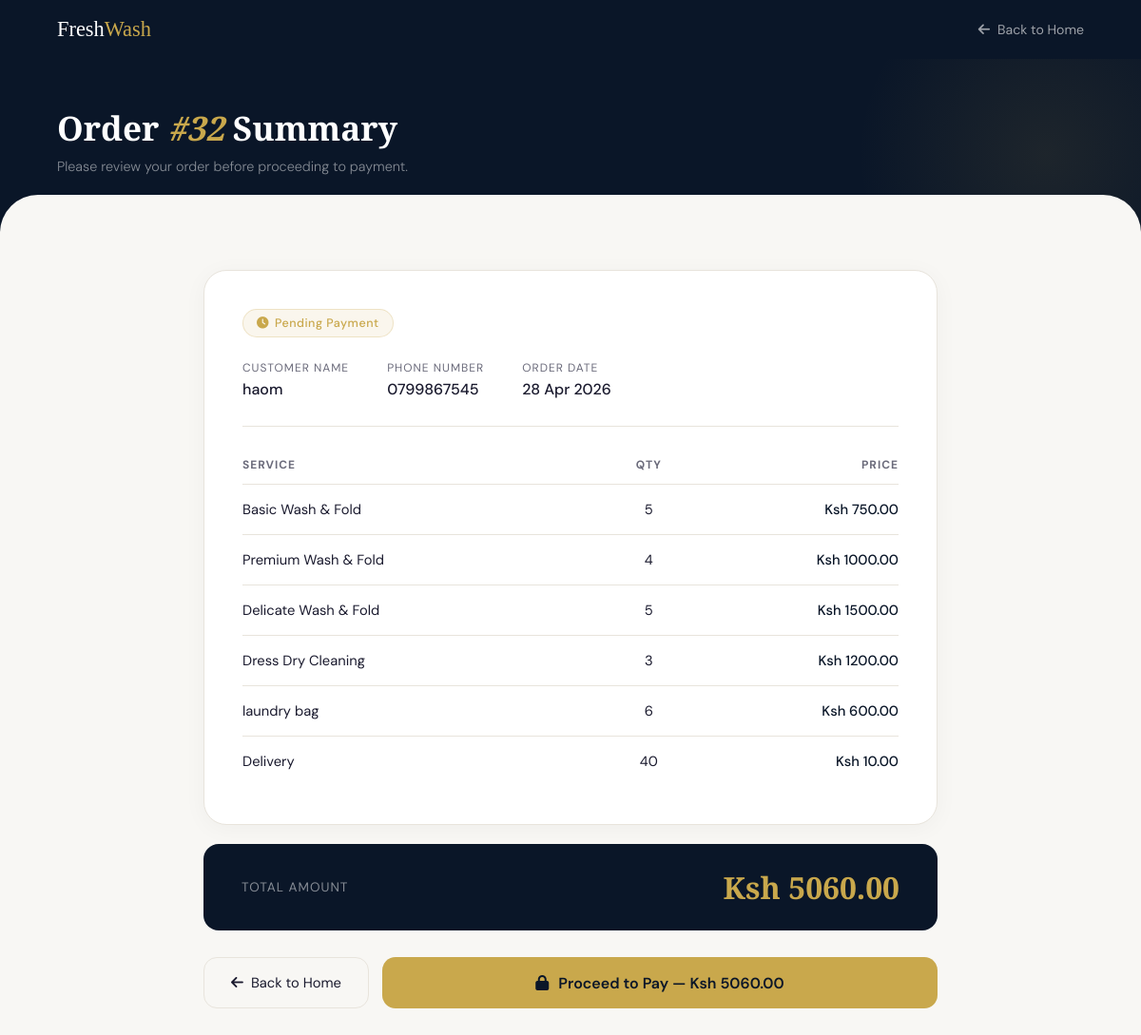
The app's page /orders/order/32/ with its own data.
### orders/models.py (models this page shows, shortened)
class Order(models.Model):
    STATUS_CHOICES = (
        ('received', 'Received'),
        ('washing', 'Washing'),
        ('drying', 'Drying'),
        ('ready', 'Ready for Pickup'),
        ('delivered', 'Delivered'),
    )
    customer_name = models.CharField(max_length=100)
    phone_number = models.CharField(max_length=13)
    status = models.CharField(
        max_length=20,
        choices=STATUS_CHOICES,
        default='received'
    )
    created_at = models.DateTimeField(auto_now_add=True)

class OrderItem(models.Model):
    order = models.ForeignKey(
        Order,
        related_name='items',
        on_delete=models.CASCADE
    )
    service = models.ForeignKey(
        Service,
        on_delete=models.CASCADE
    )
    quantity = models.PositiveIntegerField(default=1)
    price = models.DecimalField(max_digits=20, decimal_places=2, default=0)

### services/models.py (models this page shows, shortened)
class Service(models.Model):
    name = models.CharField(max_length=100)
    description = models.TextField(default="No description")
    price = models.DecimalField(max_digits=8, decimal_places=2)

### orders/views.py (the view)
# urls.py: path("order/<int:order_id>/", views.order_detail, name="order_detail"),
def order_detail(request, order_id):
    order = get_object_or_404(Order, id=order_id)
    items = OrderItem.objects.filter(order=order)
    total = sum(item.price for item in items)
    return render(request, "orders/order_detail.html", {
        "order": order,
        "items": items,
        "total": total,
    })

### orders/templates/orders/order_detail.html (shortened to what this page needs)
<!DOCTYPE html>
<html lang="en">
<head>
    <link rel="stylesheet" href="https://cdnjs.cloudflare.com/ajax/libs/font-awesome/6.4.0/css/all.min.css">
</head>
<body>
<div class="topbar">
    <a href="/" class="logo">Fresh<span>Wash</span></a>
    <a href="/" class="back-link"><i class="fa-solid fa-arrow-left"></i> Back to Home</a>
</div>
<div class="page-header">
    <h1>Order <span>#{{ order.id }}</span> Summary</h1>
    <p>Please review your order before proceeding to payment.</p>
</div>
<div class="container">
    <div class="card">
        <div class="order-badge"><i class="fa-solid fa-clock"></i> Pending Payment</div>
        <div class="customer-row">
            <div class="customer-field">
                <label>Customer Name</label>
                <span>{{ order.customer_name }}</span>
            </div>
            <div class="customer-field">
                <label>Phone Number</label>
                <span>{{ order.phone_number }}</span>
            </div>
            <div class="customer-field">
                <label>Order Date</label>
                <span>{{ order.created_at|date:"d M Y" }}</span>
            </div>
        </div>
        <table class="items-table">
            <thead>
                <tr>
                    <th>Service</th>
                    <th style="text-align:center;">Qty</th>
                    <th>Price</th>
                </tr>
            </thead>
            <tbody>
                {% for item in items %}
                <tr>
                    <td><span class="item-name">{{ item.service.name }}</span></td>
                    <td style="text-align:center;">{{ item.quantity }}</td>
                    <td>Ksh {{ item.price }}</td>
                </tr>
                {% endfor %}
            </tbody>
        </table>
    </div>
    <div class="total-row">
        <span class="total-label">Total Amount</span>
        <span class="total-amount">Ksh {{ total }}</span>
    </div>
    <div class="actions">
        <a href="/" class="btn-back">
            <i class="fa-solid fa-arrow-left"></i> Back to Home
        </a>
        <a href="{% url 'payments:payment_page' order.id %}" class="btn-pay">
            <i class="fa-solid fa-lock"></i>
            Proceed to Pay — Ksh {{ total }}
        </a>
    </div>
</div>
</body>
</html>

### orders/templates/orders/order_detail.html (style rules this page uses)
:root { --navy: #0a1628; --cream: #f5f0e8; --gold: #c9a84c; --gold-light: #e8c96a; --white: #ffffff; --soft-gray: #f8f7f4; --text-dark: #1a1a2e; --text-muted: #6b6b7b; --border: #e8e4dc; --green: #2d7a4f; }
* { margin: 0; padding: 0; box-sizing: border-box; }
body { font-family: 'DM Sans', sans-serif; background: var(--soft-gray); color: var(--text-dark); min-height: 100vh; }
.topbar { background: var(--navy); padding: 18px 60px; display: flex; justify-content: space-between; align-items: center; }
.logo { font-family: 'Playfair Display', serif; font-size: 1.4rem; color: var(--white); text-decoration: none; }
.logo span { color: var(--gold); }
.back-link { display: flex; align-items: center; gap: 8px; color: rgba(255,255,255,0.6); text-decoration: none; font-size: 0.88rem; transition: color 0.3s; }
.page-header { background: var(--navy); padding: 48px 60px 60px; position: relative; overflow: hidden; }
.page-header::after { content: ''; position: absolute; bottom: -1px; left: 0; right: 0; height: 40px; background: var(--soft-gray); border-radius: 40px 40px 0 0; }
.page-header::before { content: ''; position: absolute; top: -100px; right: -100px; width: 400px; height: 400px; background: radial-gradient(circle, rgba(201,168,76,0.1), transparent 70%); border-radius: 50%; }
.page-header h1 { font-family: 'Playfair Display', serif; font-size: 2.2rem; color: var(--white); font-weight: 700; position: relative; z-index: 1; }
.page-header h1 span { color: var(--gold); font-style: italic; }
.page-header p { color: rgba(255,255,255,0.5); font-size: 0.9rem; margin-top: 8px; font-weight: 300; position: relative; z-index: 1; }
.container { max-width: 820px; margin: 0 auto; padding: 40px 24px 80px; }
.card { background: var(--white); border-radius: 24px; padding: 40px; border: 1px solid var(--border); box-shadow: 0 4px 24px rgba(0,0,0,0.04); margin-bottom: 20px; }
.customer-row { display: flex; gap: 40px; margin-bottom: 32px; padding-bottom: 28px; border-bottom: 1px solid var(--border); }
.customer-field label { display: block; font-size: 0.75rem; text-transform: uppercase; letter-spacing: 1px; color: var(--text-muted); margin-bottom: 4px; }
.customer-field span { font-size: 1rem; font-weight: 500; color: var(--text-dark); }
.order-badge { display: inline-flex; align-items: center; gap: 6px; background: rgba(201,168,76,0.1); border: 1px solid rgba(201,168,76,0.25); color: var(--gold); padding: 6px 14px; border-radius: 20px; font-size: 0.78rem; font-weight: 500; letter-spacing: 0.5px; margin-bottom: 24px; }
.items-table { width: 100%; border-collapse: collapse; }
.items-table th { font-size: 0.75rem; text-transform: uppercase; letter-spacing: 1px; color: var(--text-muted); padding: 0 0 12px; text-align: left; border-bottom: 1px solid var(--border); }
.items-table th:last-child { text-align: right; }
.items-table td { padding: 16px 0; border-bottom: 1px solid var(--border); font-size: 0.92rem; vertical-align: middle; }
.items-table td:last-child { text-align: right; font-weight: 500; color: var(--navy); }
.items-table tr:last-child td { border-bottom: none; }
.item-name { font-weight: 400; color: var(--text-dark); }
.total-row { display: flex; justify-content: space-between; align-items: center; padding: 24px 40px; background: var(--navy); border-radius: 16px; }
.total-label { font-size: 0.85rem; text-transform: uppercase; letter-spacing: 1px; color: rgba(255,255,255,0.5); }
.total-amount { font-family: 'Playfair Display', serif; font-size: 2rem; color: var(--gold); font-weight: 700; }
.actions { display: flex; gap: 14px; margin-top: 28px; }
.btn-pay { flex: 1; display: flex; align-items: center; justify-content: center; gap: 10px; background: var(--gold); color: var(--navy); padding: 16px 32px; border-radius: 14px; text-decoration: none; font-weight: 600; font-size: 1rem; }
.btn-back { display: flex; align-items: center; justify-content: center; gap: 8px; background: var(--soft-gray); color: var(--text-dark); padding: 16px 28px; border-radius: 14px; text-decoration: none; font-weight: 400; font-size: 0.92rem; border: 1px solid var(--border); }

### records on screen
Order: id "32", customer_name "haom", phone_number "0799867545", created_at "28 Apr 2026"
OrderItem: service.name "Basic Wash & Fold", quantity "5", price "750.00"
OrderItem: service.name "Premium Wash & Fold", quantity "4", price "1000.00"
OrderItem: service.name "Delicate Wash & Fold", quantity "5", price "1500.00"
OrderItem: service.name "Dress Dry Cleaning", quantity "3", price "1200.00"
OrderItem: service.name "laundry bag", quantity "6", price "600.00"
OrderItem: service.name "Delivery", quantity "40", price "10.00"

### other values on screen
{{ total }} "5060.00"
